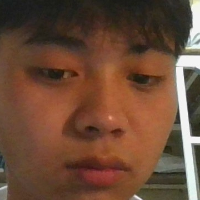
#> input picture Datasets/Lam.42.png, 200 x 200 px, given as the content of the folder input source, which was not available
$ python Reshape.py
#> lines starting #> are read from the running program, lines starting #| are printed output that depends on the picture; pictures that were not available may be replaced by others from this repository, and a replacement may not be noted
import os
import cv2
import numpy as np
import tkinter as tk
from tkinter import filedialog
from PIL import Image, ImageTk
import shutil

def resize_and_align_faces(input_folder, output_folder, target_size=(640, 360)):
#> called with input_folder = 'input source', output_folder = 'output source', target_size = (640, 360)
    aligned_images = []

    face_cascade = cv2.CascadeClassifier(cv2.data.haarcascades + 'haarcascade_frontalface_default.xml')

    # Create the output folder if it doesn't exist
    if not os.path.exists(output_folder):
        os.makedirs(output_folder)

    for filename in os.listdir(input_folder):
        if filename.endswith(".jpg") or filename.endswith(".png") or filename.endswith(".jfif") :
            # Load the image
            image_path = os.path.join(input_folder, filename)
            img = cv2.imread(image_path, cv2.IMREAD_COLOR)
#> img is the input picture: shape (200, 200, 3); mean B, G, R 55.3, 74.4, 107.2

            # Convert to grayscale for face detection
            gray = cv2.cvtColor(img, cv2.COLOR_BGR2GRAY)
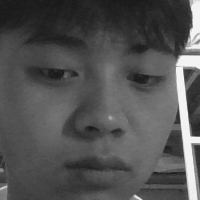
#> gray: shape (200, 200); min 24, max 249, mean 82

            # Detect faces in the image
            faces = face_cascade.detectMultiScale(gray, scaleFactor=1.1, minNeighbors=6, minSize=(30, 30))
#> faces = ()

            for (x, y, w, h) in faces:
                # Crop and resize each detected face to the target size
                face = cv2.resize(img[y:y+h, x:x+w], target_size)

                # Save the aligned face to the output folder with a unique filename
                output_filename = os.path.splitext(filename)[0] + f"_face_{len(aligned_images)}.png"
                output_path = os.path.join(output_folder, output_filename)
                cv2.imwrite(output_path, face)
                aligned_images.append(output_path)
#> this loop made 0 passes
#> after the loop, aligned_images = []

    return aligned_images
a = 'input source'
b = 'output source'
resize_and_align_faces(a,b)

$ run again, on Datasets/Nguyen_Tuan_Minh.32.png
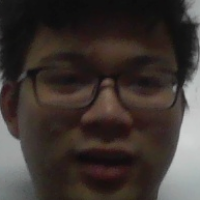
#> input picture Datasets/Nguyen_Tuan_Minh.32.png, 200 x 200 px, given as the content of the folder input source, which was not available
#> in resize_and_align_faces, img is the input picture: shape (200, 200, 3); mean B, G, R 49, 52.9, 61.1
#> faces = [[17, 11, 177, 177]]
#> the loop in resize_and_align_faces, `for (x, y, w, h) in faces:` made 1 pass
#> pass 1, in resize_and_align_faces, `face = cv2.resize(img[y:y+h, x:x+w], target_size)`:
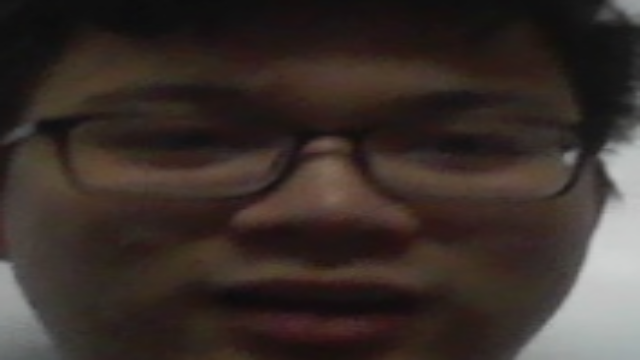
#> face: shape (360, 640, 3); mean B, G, R 43.1, 47.4, 57.5
#> after the loop in resize_and_align_faces, `for (x, y, w, h) in faces:`: aligned_images = 1 item
